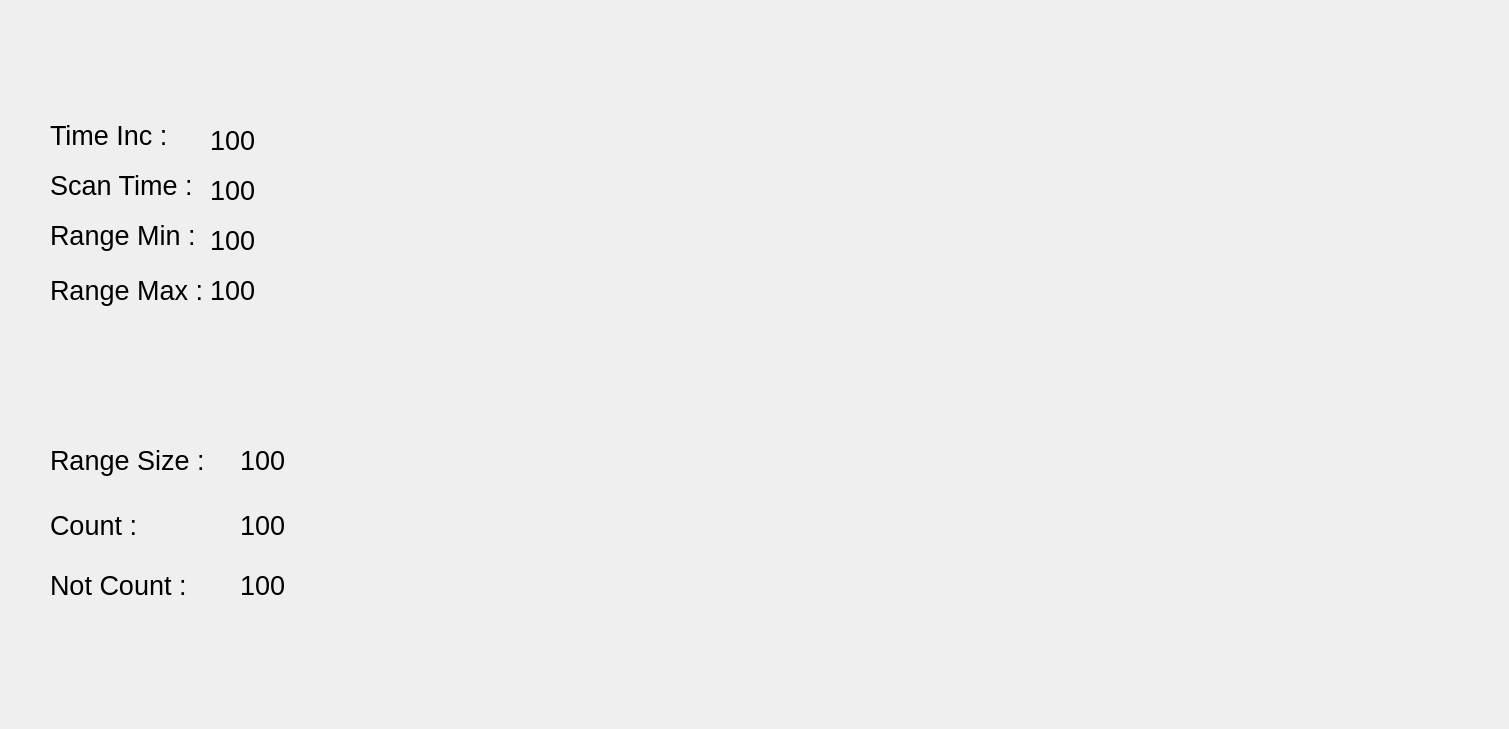
    <widget class="QWidget" name="page_2">
     <widget class="QLabel" name="label_2">
      <property name="geometry">
       <rect>
        <x>0</x>
        <y>0</y>
        <width>1500</width>
        <height>720</height>
       </rect>
      </property>
      <property name="text">
       <string/>
      </property>
      <property name="pixmap">
       <pixmap>../panel_2.png</pixmap>
      </property>
      <property name="scaledContents">
       <bool>true</bool>
      </property>
     </widget>
     <widget class="QLabel" name="rgb_camera">
      <property name="geometry">
       <rect>
        <x>1060</x>
        <y>400</y>
        <width>421</width>
        <height>281</height>
       </rect>
      </property>
      <property name="text">
       <string/>
      </property>
      <property name="pixmap">
       <pixmap>../1.png</pixmap>
      </property>
      <property name="scaledContents">
       <bool>true</bool>
      </property>
     </widget>
     <widget class="QLabel" name="ir_camera">
      <property name="geometry">
       <rect>
        <x>1057</x>
        <y>30</y>
        <width>421</width>
        <height>281</height>
       </rect>
      </property>
      <property name="text">
       <string/>
      </property>
      <property name="pixmap">
       <pixmap>../4.png</pixmap>
      </property>
      <property name="scaledContents">
       <bool>true</bool>
      </property>
     </widget>
     <widget class="QLabel" name="lidar_1">
      <property name="geometry">
       <rect>
        <x>670</x>
        <y>35</y>
        <width>60</width>
        <height>41</height>
       </rect>
      </property>
      <property name="text">
       <string/>
      </property>
      <property name="pixmap">
       <pixmap>../b-removebg-preview.png</pixmap>
      </property>
      <property name="scaledContents">
       <bool>true</bool>
      </property>
     </widget>
     <widget class="QLabel" name="lidar_2">
      <property name="geometry">
       <rect>
        <x>757</x>
        <y>42</y>
        <width>61</width>
        <height>41</height>
       </rect>
      </property>
      <property name="text">
       <string/>
      </property>
      <property name="pixmap">
       <pixmap>../b-removebg-preview.png</pixmap>
      </property>
      <property name="scaledContents">
       <bool>true</bool>
      </property>
     </widget>
     <widget class="QLabel" name="lidar_3">
      <property name="geometry">
       <rect>
        <x>840</x>
        <y>80</y>
        <width>60</width>
        <height>41</height>
       </rect>
      </property>
      <property name="text">
       <string/>
      </property>
      <property name="pixmap">
       <pixmap>../b-removebg-preview.png</pixmap>
      </property>
      <property name="scaledContents">
       <bool>true</bool>
      </property>
     </widget>
     <widget class="QLabel" name="lidar_4">
      <property name="geometry">
       <rect>
        <x>905</x>
        <y>140</y>
        <width>60</width>
        <height>41</height>
       </rect>
      </property>
      <property name="text">
       <string/>
      </property>
      <property name="pixmap">
       <pixmap>../b-removebg-preview.png</pixmap>
      </property>
      <property name="scaledContents">
       <bool>true</bool>
      </property>
     </widget>
     <widget class="QLabel" name="lidar_5">
      <property name="geometry">
       <rect>
        <x>950</x>
        <y>220</y>
        <width>60</width>
        <height>41</height>
       </rect>
      </property>
      <property name="text">
       <string/>
      </property>
      <property name="pixmap">
       <pixmap>../b-removebg-preview.png</pixmap>
      </property>
      <property name="scaledContents">
       <bool>true</bool>
      </property>
     </widget>
     <widget class="QLabel" name="lidar_6">
      <property name="geometry">
       <rect>
        <x>970</x>
        <y>320</y>
        <width>60</width>
        <height>41</height>
       </rect>
      </property>
      <property name="text">
       <string/>
      </property>
      <property name="pixmap">
       <pixmap>../b-removebg-preview.png</pixmap>
      </property>
      <property name="scaledContents">
       <bool>true</bool>
      </property>
     </widget>
     <widget class="QLabel" name="lidar_7">
      <property name="geometry">
       <rect>
        <x>978</x>
        <y>420</y>
        <width>60</width>
        <height>41</height>
       </rect>
      </property>
      <property name="text">
       <string/>
      </property>
      <property name="pixmap">
       <pixmap>../b-removebg-preview.png</pixmap>
      </property>
      <property name="scaledContents">
       <bool>true</bool>
      </property>
     </widget>
     <widget class="QLabel" name="lidar_8">
      <property name="geometry">
       <rect>
        <x>960</x>
        <y>510</y>
        <width>41</width>
        <height>41</height>
       </rect>
      </property>
      <property name="text">
       <string/>
      </property>
      <property name="pixmap">
       <pixmap>../red-circle-red-point-transparent-background-11563241690fqswnj7pqe-removebg-preview.png</pixmap>
      </property>
      <property name="scaledContents">
       <bool>true</bool>
      </property>
     </widget>
     <widget class="QLabel" name="lidar_9">
      <property name="geometry">
       <rect>
        <x>920</x>
        <y>570</y>
        <width>41</width>
        <height>41</height>
       </rect>
      </property>
      <property name="text">
       <string/>
      </property>
      <property name="pixmap">
       <pixmap>../red-circle-red-point-transparent-background-11563241690fqswnj7pqe-removebg-preview.png</pixmap>
      </property>
      <property name="scaledContents">
       <bool>true</bool>
      </property>
     </widget>
     <widget class="QLabel" name="lidar_10">
      <property name="geometry">
       <rect>
        <x>850</x>
        <y>620</y>
        <width>41</width>
        <height>41</height>
       </rect>
      </property>
      <property name="text">
       <string/>
      </property>
      <property name="pixmap">
       <pixmap>../red-circle-red-point-transparent-background-11563241690fqswnj7pqe-removebg-preview.png</pixmap>
      </property>
      <property name="scaledContents">
       <bool>true</bool>
      </property>
     </widget>
     <widget class="QLabel" name="lidar_11">
      <property name="geometry">
       <rect>
        <x>770</x>
        <y>650</y>
        <width>41</width>
        <height>41</height>
       </rect>
      </property>
      <property name="text">
       <string/>
      </property>
      <property name="pixmap">
       <pixmap>../red-circle-red-point-transparent-background-11563241690fqswnj7pqe-removebg-preview.png</pixmap>
      </property>
      <property name="scaledContents">
       <bool>true</bool>
      </property>
     </widget>
     <widget class="QLabel" name="lidar_12">
      <property name="geometry">
       <rect>
        <x>680</x>
        <y>660</y>
        <width>41</width>
        <height>41</height>
       </rect>
      </property>
      <property name="text">
       <string/>
      </property>
      <property name="pixmap">
       <pixmap>../red-circle-red-point-transparent-background-11563241690fqswnj7pqe-removebg-preview.png</pixmap>
      </property>
      <property name="scaledContents">
       <bool>true</bool>
      </property>
     </widget>
     <widget class="QLabel" name="lidar_13">
      <property name="geometry">
       <rect>
        <x>600</x>
        <y>640</y>
        <width>41</width>
        <height>41</height>
       </rect>
      </property>
      <property name="text">
       <string/>
      </property>
      <property name="pixmap">
       <pixmap>../red-circle-red-point-transparent-background-11563241690fqswnj7pqe-removebg-preview.png</pixmap>
      </property>
      <property name="scaledContents">
       <bool>true</bool>
      </property>
     </widget>
     <widget class="QLabel" name="lidar_14">
      <property name="geometry">
       <rect>
        <x>530</x>
        <y>590</y>
        <width>41</width>
        <height>41</height>
       </rect>
      </property>
      <property name="text">
       <string/>
      </property>
      <property name="pixmap">
       <pixmap>../red-circle-red-point-transparent-background-11563241690fqswnj7pqe-removebg-preview.png</pixmap>
      </property>
      <property name="scaledContents">
       <bool>true</bool>
      </property>
     </widget>
     <widget class="QLabel" name="lidar_15">
      <property name="geometry">
       <rect>
        <x>460</x>
        <y>510</y>
        <width>41</width>
        <height>41</height>
       </rect>
      </property>
      <property name="text">
       <string/>
      </property>
      <property name="pixmap">
       <pixmap>../red-circle-red-point-transparent-background-11563241690fqswnj7pqe-removebg-preview.png</pixmap>
      </property>
      <property name="scaledContents">
       <bool>true</bool>
      </property>
     </widget>
     <widget class="QLabel" name="lidar_16">
      <property name="geometry">
       <rect>
        <x>420</x>
        <y>420</y>
        <width>60</width>
        <height>41</height>
       </rect>
      </property>
      <property name="text">
       <string/>
      </property>
      <property name="pixmap">
       <pixmap>../b-removebg-preview.png</pixmap>
      </property>
      <property name="scaledContents">
       <bool>true</bool>
      </property>
     </widget>
     <widget class="QLabel" name="lidar_17">
      <property name="geometry">
       <rect>
        <x>410</x>
        <y>310</y>
        <width>60</width>
        <height>41</height>
       </rect>
      </property>
      <property name="text">
       <string/>
      </property>
      <property name="pixmap">
       <pixmap>../b-removebg-preview.png</pixmap>
      </property>
      <property name="scaledContents">
       <bool>true</bool>
      </property>
     </widget>
     <widget class="QLabel" name="lidar_18">
      <property name="geometry">
       <rect>
        <x>430</x>
        <y>230</y>
        <width>60</width>
        <height>41</height>
       </rect>
      </property>
      <property name="text">
       <string/>
      </property>
      <property name="pixmap">
       <pixmap>../b-removebg-preview.png</pixmap>
      </property>
      <property name="scaledContents">
       <bool>true</bool>
      </property>
     </widget>
     <widget class="QLabel" name="lidar_19">
      <property name="geometry">
       <rect>
        <x>470</x>
        <y>160</y>
        <width>60</width>
        <height>41</height>
       </rect>
      </property>
      <property name="text">
       <string/>
      </property>
      <property name="pixmap">
       <pixmap>../b-removebg-preview.png</pixmap>
      </property>
      <property name="scaledContents">
       <bool>true</bool>
      </property>
     </widget>
     <widget class="QLabel" name="lidar_20">
      <property name="geometry">
       <rect>
        <x>520</x>
        <y>100</y>
        <width>60</width>
        <height>41</height>
       </rect>
      </property>
      <property name="text">
       <string/>
      </property>
      <property name="pixmap">
       <pixmap>../b-removebg-preview.png</pixmap>
      </property>
      <property name="scaledContents">
       <bool>true</bool>
      </property>
     </widget>
     <widget class="QLabel" name="lidar_21">
      <property name="geometry">
       <rect>
        <x>600</x>
        <y>60</y>
        <width>60</width>
        <height>41</height>
       </rect>
      </property>
      <property name="text">
       <string/>
      </property>
      <property name="pixmap">
       <pixmap>../b-removebg-preview.png</pixmap>
      </property>
      <property name="scaledContents">
       <bool>true</bool>
      </property>
     </widget>
     <widget class="QLabel" name="label_8">
      <property name="geometry">
       <rect>
        <x>50</x>
        <y>120</y>
        <width>211</width>
        <height>31</height>
       </rect>
      </property>
      <property name="font">
       <font>
        <pointsize>20</pointsize>
       </font>
      </property>
      <property name="text">
       <string>Time Inc :</string>
      </property>
     </widget>
     <widget class="QLabel" name="label_9">
      <property name="geometry">
       <rect>
        <x>50</x>
        <y>170</y>
        <width>191</width>
        <height>31</height>
       </rect>
      </property>
      <property name="font">
       <font>
        <pointsize>20</pointsize>
       </font>
      </property>
      <property name="text">
       <string>Scan Time :</string>
      </property>
     </widget>
     <widget class="QLabel" name="label_10">
      <property name="geometry">
       <rect>
        <x>50</x>
        <y>220</y>
        <width>161</width>
        <height>31</height>
       </rect>
      </property>
      <property name="font">
       <font>
        <pointsize>20</pointsize>
       </font>
      </property>
      <property name="text">
       <string>Range Min :</string>
      </property>
     </widget>
     <widget class="QLabel" name="label_11">
      <property name="geometry">
       <rect>
        <x>50</x>
        <y>270</y>
        <width>191</width>
        <height>41</height>
       </rect>
      </property>
      <property name="font">
       <font>
        <pointsize>20</pointsize>
       </font>
      </property>
      <property name="text">
       <string>Range Max :</string>
      </property>
     </widget>
     <widget class="QLabel" name="label_12">
      <property name="geometry">
       <rect>
        <x>50</x>
        <y>440</y>
        <width>171</width>
        <height>41</height>
       </rect>
      </property>
      <property name="font">
       <font>
        <pointsize>20</pointsize>
       </font>
      </property>
      <property name="text">
       <string>Range Size :</string>
      </property>
     </widget>
     <widget class="QLabel" name="label_13">
      <property name="geometry">
       <rect>
        <x>50</x>
        <y>570</y>
        <width>151</width>
        <height>31</height>
       </rect>
      </property>
      <property name="font">
       <font>
        <pointsize>20</pointsize>
       </font>
      </property>
      <property name="text">
       <string>Not Count :</string>
      </property>
     </widget>
     <widget class="QLabel" name="label_14">
      <property name="geometry">
       <rect>
        <x>50</x>
        <y>510</y>
        <width>131</width>
        <height>31</height>
       </rect>
      </property>
      <property name="font">
       <font>
        <pointsize>20</pointsize>
       </font>
      </property>
      <property name="text">
       <string>Count :</string>
      </property>
     </widget>
     <widget class="QLabel" name="time_inc">
      <property name="geometry">
       <rect>
        <x>210</x>
        <y>120</y>
        <width>171</width>
        <height>41</height>
       </rect>
      </property>
      <property name="font">
       <font>
        <pointsize>20</pointsize>
       </font>
      </property>
      <property name="text">
       <string>100</string>
      </property>
     </widget>
     <widget class="QLabel" name="scan_time">
      <property name="geometry">
       <rect>
        <x>210</x>
        <y>170</y>
        <width>171</width>
        <height>41</height>
       </rect>
      </property>
      <property name="font">
       <font>
        <pointsize>20</pointsize>
       </font>
      </property>
      <property name="text">
       <string>100</string>
      </property>
     </widget>
     <widget class="QLabel" name="range_min">
      <property name="geometry">
       <rect>
        <x>210</x>
        <y>220</y>
        <width>181</width>
        <height>41</height>
       </rect>
      </property>
      <property name="font">
       <font>
        <pointsize>20</pointsize>
       </font>
      </property>
      <property name="text">
       <string>100</string>
      </property>
     </widget>
     <widget class="QLabel" name="range_max">
      <property name="geometry">
       <rect>
        <x>210</x>
        <y>270</y>
        <width>181</width>
        <height>41</height>
       </rect>
      </property>
      <property name="font">
       <font>
        <pointsize>20</pointsize>
       </font>
      </property>
      <property name="text">
       <string>100</string>
      </property>
     </widget>
     <widget class="QLabel" name="range_size">
      <property name="geometry">
       <rect>
        <x>240</x>
        <y>440</y>
        <width>51</width>
        <height>41</height>
       </rect>
      </property>
      <property name="font">
       <font>
        <pointsize>20</pointsize>
       </font>
      </property>
      <property name="text">
       <string>100</string>
      </property>
     </widget>
     <widget class="QLabel" name="count">
      <property name="geometry">
       <rect>
        <x>240</x>
        <y>505</y>
        <width>51</width>
        <height>41</height>
       </rect>
      </property>
      <property name="font">
       <font>
        <pointsize>20</pointsize>
       </font>
      </property>
      <property name="text">
       <string>100</string>
      </property>
     </widget>
     <widget class="QLabel" name="not_count">
      <property name="geometry">
       <rect>
        <x>240</x>
        <y>565</y>
        <width>51</width>
        <height>41</height>
       </rect>
      </property>
      <property name="font">
       <font>
        <pointsize>20</pointsize>
       </font>
      </property>
      <property name="text">
       <string>100</string>
      </property>
     </widget>
     <widget class="QLabel" name="lidar_22">
      <property name="geometry">
       <rect>
        <x>690</x>
        <y>460</y>
        <width>41</width>
        <height>41</height>
       </rect>
      </property>
      <property name="text">
       <string/>
      </property>
      <property name="pixmap">
       <pixmap>../hijau.jpg</pixmap>
      </property>
      <property name="scaledContents">
       <bool>true</bool>
      </property>
     </widget>
     <widget class="QLabel" name="label_5">
      <property name="geometry">
       <rect>
        <x>420</x>
        <y>450</y>
        <width>301</width>
        <height>71</height>
       </rect>
      </property>
      <property name="text">
       <string/>
      </property>
      <property name="pixmap">
       <pixmap>../line-removebg-preview.png</pixmap>
      </property>
      <property name="scaledContents">
       <bool>true</bool>
      </property>
     </widget>
     <widget class="QLabel" name="label_16">
      <property name="geometry">
       <rect>
        <x>700</x>
        <y>450</y>
        <width>321</width>
        <height>61</height>
       </rect>
      </property>
      <property name="text">
       <string/>
      </property>
      <property name="pixmap">
       <pixmap>../line-b.png</pixmap>
      </property>
      <property name="scaledContents">
       <bool>true</bool>
      </property>
     </widget>
    </widget>
